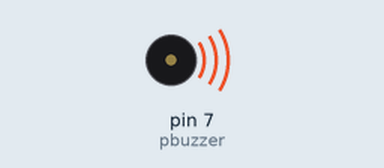
Bench run of a sketch on a simulated Arduino Uno, built with avr-gcc and run on an emulated ATmega328P. Parts: buzzer (waves = sounding).

Above: at 0.3 s.
At 10.37 s:
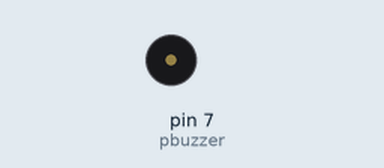
Timing chart, 0 to 10.7 s (numbered marks = the images above):
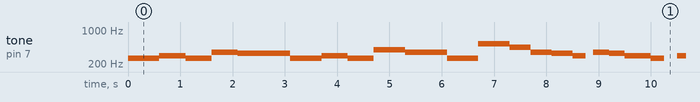

Measured:
- by itself, tone on pin 7 (pbuzzer): plays 262 Hz for 0.60 s, 293 Hz for 0.50 s, 262 Hz for 0.50 s, 349 Hz for 0.50 s, 330 Hz for 1.0 s, 262 Hz for 0.60 s … (176 notes in this stretch)

The sketch:

Buzzers.ino
```cpp
const int pbuzzer = 7;

int cuarta = 1000/4;
int octava = 1000/8;
int media = 1000/2;
int trescuartos = 750;
double pausa = 1.3; //pausar 30% de la nota

//min Frecuencia 31Hz ---- max Frecuencia 65,525Hz
int c4 = 262;//Hz
int LA = 440;
int e5 = 659;

int Do = 262;
int Re = 293;
int Mi = 330;
int Fa = 349;
int Sol = 392;
int La = 440;
int Si = 494;
int Do_ = 523;//?
int Re_ = 311;//?

void setup() {
  // put your setup code here, to run once:
  pinMode(pbuzzer,OUTPUT);
}

void test(){
  for(int i = 3000;i<65000;i++){
    tone(pbuzzer,i,octava);
    delay(10);
  }
}
void loop() {//si el delay es menor a la nota no se escuchara correctamente.

  tone(pbuzzer, Do, 300); delay(300);

  tone(pbuzzer, Do, 300);delay(300);

  tone(pbuzzer, Re, 500);delay(500);

  tone(pbuzzer, Do, 500);delay(500);

  tone(pbuzzer, Fa, 1000);delay(500);

  tone(pbuzzer, Mi, 1000);delay(1000);

  tone(pbuzzer, Do, 300);delay(300);

  tone(pbuzzer, Do, 300);delay(300);

  tone(pbuzzer, Re, media);delay(500);

  tone(pbuzzer, Do, media);delay(500);

  tone(pbuzzer, Sol, 600);delay(600);

  tone(pbuzzer, Fa, 800);delay(800);

  tone(pbuzzer, Do, media);delay(300);

  tone(pbuzzer, Do, media);delay(300);

  tone(pbuzzer, Do_, 600);delay(600);

  tone(pbuzzer, La, media);delay(400);

  tone(pbuzzer, Fa, media);delay(400);

  tone(pbuzzer, Mi, media);delay(400);

  tone(pbuzzer, Re, cuarta);delay(400);

  tone(pbuzzer, Fa, media);delay(300);

  tone(pbuzzer, Mi, media);delay(300);

  tone(pbuzzer, Re, media);delay(500);

  tone(pbuzzer, Do, cuarta);delay(500);

  tone(pbuzzer, Re, cuarta);delay(300);

  tone(pbuzzer, Do, media);delay(500);

  delay(5000);


}
```
